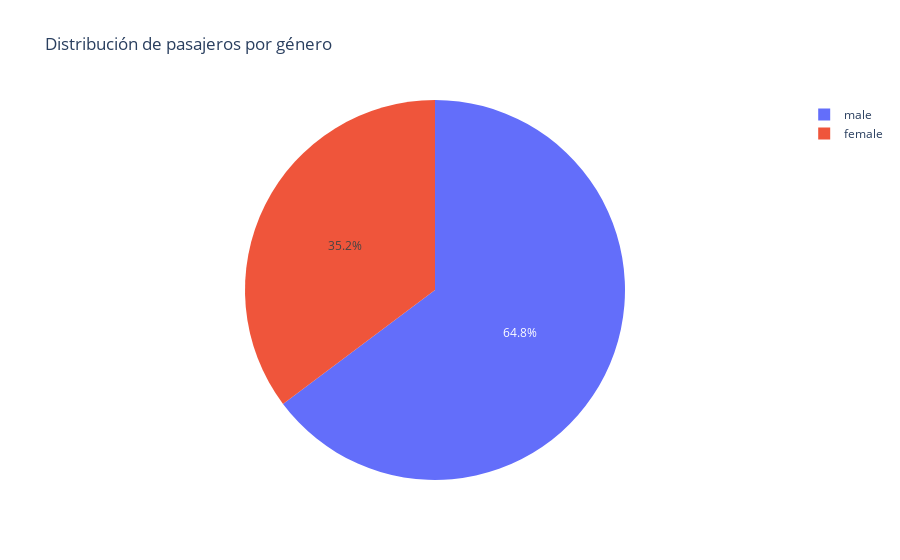

Source (notebook cell):
### Code cell
px.pie(
    pasajeros_sin_index,
    names='Sex',
    values='PassengerId',
    title='Distribución de pasajeros por género'
)

### Figure 1 — Plotly figure (JSON) as saved in the notebook; plotly's stock layout.template omitted (floating-point values rounded to 4 significant figures)
{"data": [{"domain": {"x": [0, 1], "y": [0, 1]}, "hovertemplate": "Sex=%{label}<br>PassengerId=%{value}<extra></extra>", "labels": ["female", "male"], "legendgroup": "", "name": "", "showlegend": true, "type": "pie", "values": [314, 577]}], "layout": {"legend": {"tracegroupgap": 0}, "title": {"text": "Distribución de pasajeros por género"}}}
